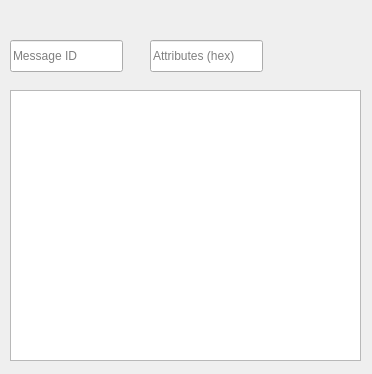
<?xml version="1.0" encoding="UTF-8"?>
<ui version="4.0">
 <class>BmgMessageSubWindow</class>
 <widget class="QMdiSubWindow" name="BmgMessageSubWindow">
  <property name="geometry">
   <rect>
    <x>0</x>
    <y>0</y>
    <width>372</width>
    <height>374</height>
   </rect>
  </property>
  <property name="windowTitle">
   <string>MainWindow</string>
  </property>
  <widget class="QLineEdit" name="lineEditMessageId">
   <property name="geometry">
    <rect>
     <x>10</x>
     <y>40</y>
     <width>113</width>
     <height>32</height>
    </rect>
   </property>
   <property name="placeholderText">
    <string>Message ID</string>
   </property>
  </widget>
  <widget class="QTextEdit" name="textEditMessage">
   <property name="geometry">
    <rect>
     <x>10</x>
     <y>90</y>
     <width>351</width>
     <height>271</height>
    </rect>
   </property>
  </widget>
  <widget class="QLineEdit" name="lineEditMessageAttributes">
   <property name="geometry">
    <rect>
     <x>150</x>
     <y>40</y>
     <width>113</width>
     <height>32</height>
    </rect>
   </property>
   <property name="placeholderText">
    <string>Attributes (hex)</string>
   </property>
  </widget>
 </widget>
 <customwidgets>
  <customwidget>
   <class>QMdiSubWindow</class>
   <extends>QWidget</extends>
   <header>qmdisubwindow.h</header>
   <container>1</container>
  </customwidget>
 </customwidgets>
 <resources/>
 <connections/>
</ui>
